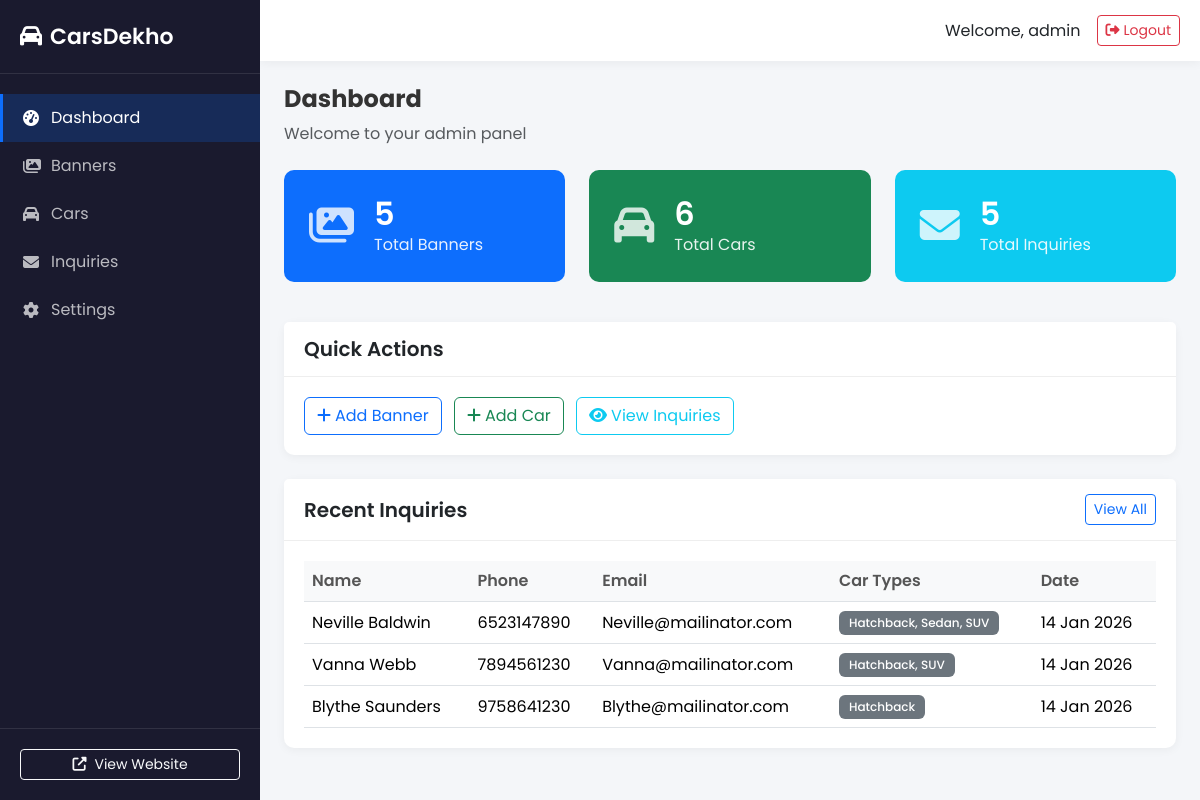
The page /admin/index.php (signed in) on the database its author committed.
### tables this page shows
CREATE TABLE `inquiries` (
  `id` int(11) NOT NULL,
  `name` varchar(100) NOT NULL,
  `phone` varchar(20) NOT NULL,
  `email` varchar(100) NOT NULL,
  `address` text NOT NULL,
  `car_types` varchar(255) NOT NULL,
  `created_at` timestamp NOT NULL DEFAULT current_timestamp()
);

### admin/index.php (the view, shortened to what this page needs)
<?php
include 'includes/header.php';
$banners = "SELECT COUNT(*) FROM banners";
$bannerCountResult = mysqli_query($conn, $banners);
if ($bannerCountResult) {
    $bannerCount = mysqli_fetch_array($bannerCountResult)[0];
}
$car = "SELECT COUNT(*) FROM cars";
$carCountResult = mysqli_query($conn, $car);
if ($carCountResult) {
    $carCount = mysqli_fetch_array($carCountResult)[0];
}
$inquiry = "SELECT COUNT(*) FROM banners";
$inquiryCountResult = mysqli_query($conn, $inquiry);
if ($inquiryCountResult) {
    $inquiryCount = mysqli_fetch_array($inquiryCountResult)[0];
}
$recentInquiry = "SELECT * FROM inquiries ORDER BY created_at DESC LIMIT 5";
$recentInquiries = mysqli_query($conn, $recentInquiry);
?>
        <div class="admin-main p-4">
            <div class="page-header mb-4">
                <h4 class="fw-bold">Dashboard</h4>
                <p class="text-muted">Welcome to your admin panel</p>
            </div>
            <div class="row mb-4">
                <div class="col-md-4 mb-3">
                    <div class="stat-card bg-primary text-white">
                        <div class="stat-icon">
                            <i class="fas fa-images"></i>
                        </div>
                        <div class="stat-details">
                            <h3><?php echo $bannerCount; ?></h3>
                            <p>Total Banners</p>
                        </div>
                    </div>
                </div>
                <div class="col-md-4 mb-3">
                    <div class="stat-card bg-success text-white">
                        <div class="stat-icon">
                            <i class="fas fa-car"></i>
                        </div>
                        <div class="stat-details">
                            <h3><?php echo $carCount; ?></h3>
                            <p>Total Cars</p>
                        </div>
                    </div>
                </div>
                <div class="col-md-4 mb-3">
                    <div class="stat-card bg-info text-white">
                        <div class="stat-icon">
                            <i class="fas fa-envelope"></i>
                        </div>
                        <div class="stat-details">
                            <h3><?php echo $inquiryCount; ?></h3>
                            <p>Total Inquiries</p>
                        </div>
                    </div>
                </div>
            </div>
            <div class="row mb-4">
                <div class="col-12">
                    <div class="card">
                        <div class="card-header">
                            <h5 class="mb-0">Quick Actions</h5>
                        </div>
                        <div class="card-body">
                            <a href="add_banner.php" class="btn btn-outline-primary me-2">
                                <i class="fas fa-plus me-1"></i>Add Banner
                            </a>
                            <a href="add_car.php" class="btn btn-outline-success me-2">
                                <i class="fas fa-plus me-1"></i>Add Car
                            </a>
                            <a href="inquiries.php" class="btn btn-outline-info">
                                <i class="fas fa-eye me-1"></i>View Inquiries
                            </a>
                        </div>
                    </div>
                </div>
            </div>
            <div class="row">
                <div class="col-12">
                    <div class="card">
                        <div class="card-header d-flex justify-content-between align-items-center">
                            <h5 class="mb-0">Recent Inquiries</h5>
                            <a href="inquiries.php" class="btn btn-sm btn-outline-primary">View All</a>
                        </div>
                        <div class="card-body">
                            <?php if(!empty($recentInquiries)): ?>
                            <div class="table-responsive">
                                <table class="table table-hover">
                                    <thead>
                                        <tr>
                                            <th>Name</th>
                                            <th>Phone</th>
                                            <th>Email</th>
                                            <th>Car Types</th>
                                            <th>Date</th>
                                        </tr>
                                    </thead>
                                    <tbody>
                                        <?php foreach($recentInquiries as $inquiry): ?>
                                        <tr>
                                            <td><?php echo $inquiry['name']; ?></td>
                                            <td><?php echo $inquiry['phone']; ?></td>
                                            <td><?php echo $inquiry['email']; ?></td>
                                            <td><span class="badge bg-secondary"><?php echo $inquiry['car_types']; ?></span></td>
                                            <td><?php echo date('d M Y', strtotime($inquiry['created_at'])); ?></td>
                                        </tr>
                                        <?php endforeach; ?>
                                    </tbody>
                                </table>
                            </div>
                            <?php else: ?>
                            <p class="text-muted mb-0">No inquiries yet.</p>
                            <?php endif; ?>
                        </div>
                    </div>
                </div>
            </div>
        </div>
    </div>
</div>
</body>
</html>

### assets/css/admin.css (style rules this page uses)
* { margin: 0; padding: 0; box-sizing: border-box; }
body { font-family: 'Poppins', sans-serif; background: #f4f6f9; }
.admin-main { padding: 20px; }
.page-header h4 { color: #333; }
.stat-card { padding: 25px; border-radius: 10px; display: flex; align-items: center; gap: 20px; }
.stat-icon { font-size: 40px; opacity: 0.8; }
.stat-details h3 { font-size: 32px; font-weight: 600; margin-bottom: 0; }
.stat-details p { margin-bottom: 0; opacity: 0.9; }
.card { border: none; border-radius: 10px; box-shadow: 0 2px 10px rgba(0,0,0,0.05); }
.card-header { background: #fff; border-bottom: 1px solid #eee; padding: 15px 20px; }
.card-header h5 { margin-bottom: 0; font-weight: 600; }
.card-body { padding: 20px; }
.table { margin-bottom: 0; }
.table th { font-weight: 600; color: #555; border-top: none; background: #f8f9fa; }
.table td { vertical-align: middle; }
.badge { padding: 6px 10px; font-weight: 500; }

### rows shown on the page
inquiries: name "Neville Baldwin", phone "6523147890", email "Neville@mailinator.com", car_types "Hatchback, Sedan, SUV", created_at "14 Jan 2026"
inquiries: name "Vanna Webb", phone "7894561230", email "Vanna@mailinator.com", car_types "Hatchback, SUV", created_at "14 Jan 2026"
inquiries: name "Blythe Saunders", phone "9758641230", email "Blythe@mailinator.com", car_types "Hatchback", created_at "14 Jan 2026"

### other values the page prints
$_SESSION['admin_username'] "admin"
$bannerCount "5"
$carCount "6"
$inquiryCount "5"
